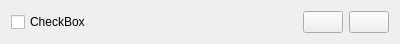
<?xml version="1.0" encoding="UTF-8"?>
<ui version="4.0">
 <class>AnimationConfigItem</class>
 <widget class="QWidget" name="AnimationConfigItem">
  <property name="geometry">
   <rect>
    <x>0</x>
    <y>0</y>
    <width>400</width>
    <height>31</height>
   </rect>
  </property>
  <property name="sizePolicy">
   <sizepolicy hsizetype="Preferred" vsizetype="Preferred">
    <horstretch>0</horstretch>
    <verstretch>0</verstretch>
   </sizepolicy>
  </property>
  <layout class="QHBoxLayout" name="horizontalLayout">
   <item>
    <widget class="QCheckBox" name="enableCheckBox">
     <property name="sizePolicy">
      <sizepolicy hsizetype="MinimumExpanding" vsizetype="Fixed">
       <horstretch>0</horstretch>
       <verstretch>0</verstretch>
      </sizepolicy>
     </property>
     <property name="text">
      <string>CheckBox</string>
     </property>
    </widget>
   </item>
   <item>
    <widget class="KPushButton" name="configurationButton">
     <property name="checkable">
      <bool>true</bool>
     </property>
    </widget>
   </item>
   <item>
    <widget class="KPushButton" name="descriptionButton"/>
   </item>
  </layout>
 </widget>
 <customwidgets>
  <customwidget>
   <class>KPushButton</class>
   <extends>QPushButton</extends>
   <header>kpushbutton.h</header>
  </customwidget>
 </customwidgets>
 <resources/>
 <connections/>
</ui>
